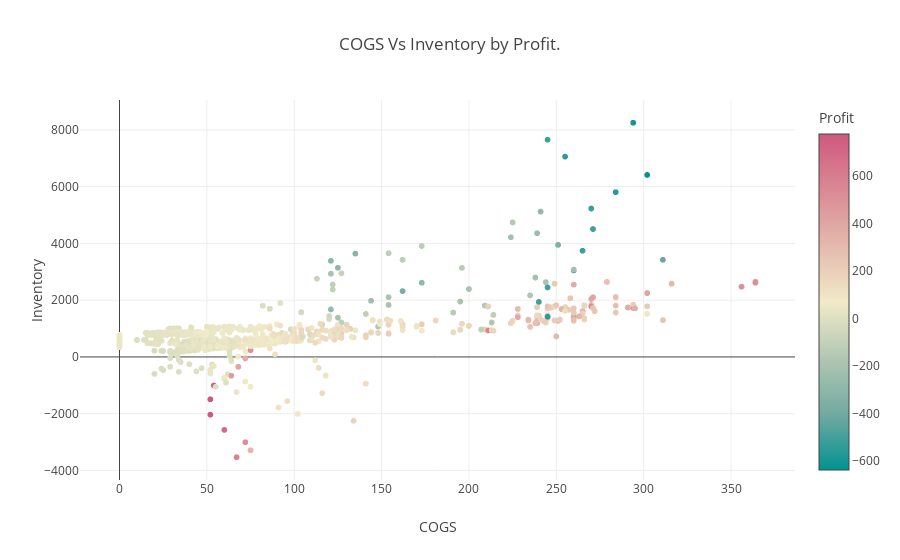

Notebook cell for this chart:
### Markdown cell above
__10-Dose the cost related to inventory ?__

### Code cell
px.scatter(sales , x ='COGS' , y = 'Inventory',color='Profit' , title='COGS Vs Inventory by Profit.' ,color_continuous_scale='tealrose',template='none')

### Figure 1 — Plotly figure (JSON) as saved in the notebook; plotly's stock layout.template omitted (floating-point values rounded to 4 significant figures; data arrays with more than 128 entries replaced by an {"elided": "..."} marker saying what was removed)
{"data": [{"hovertemplate": "COGS=%{x}<br>Inventory=%{y}<br>Profit=%{marker.color}<extra></extra>", "legendgroup": "", "marker": {"color": {"elided": "4248 int values"}, "coloraxis": "coloraxis", "symbol": "circle"}, "mode": "markers", "name": "", "showlegend": false, "type": "scattergl", "x": {"elided": "4248 int values"}, "xaxis": "x", "y": {"elided": "4248 int values"}, "yaxis": "y"}], "layout": {"coloraxis": {"colorbar": {"title": {"text": "Profit"}}, "colorscale": [[0, "rgb(0, 147, 146)"], [0.1667, "rgb(114, 170, 161)"], [0.3333, "rgb(177, 199, 179)"], [0.5, "rgb(241, 234, 200)"], [0.6667, "rgb(229, 185, 173)"], [0.8333, "rgb(217, 137, 148)"], [1, "rgb(208, 88, 126)"]]}, "legend": {"tracegroupgap": 0}, "title": {"text": "COGS Vs Inventory by Profit."}, "xaxis": {"anchor": "y", "domain": [0, 1], "title": {"text": "COGS"}}, "yaxis": {"anchor": "x", "domain": [0, 1], "title": {"text": "Inventory"}}}}
